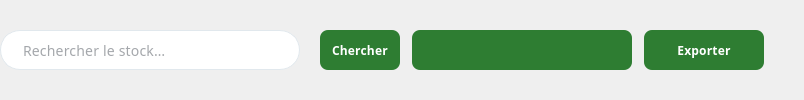
                   <widget class="QWidget" name="stockSearchAndActionsWidget" native="true">
                    <layout class="QHBoxLayout" name="stockSearchActionsLayout">
                     <property name="spacing">
                      <number>20</number>
                     </property>
                     <property name="leftMargin">
                      <number>0</number>
                     </property>
                     <property name="topMargin">
                      <number>0</number>
                     </property>
                     <property name="rightMargin">
                      <number>0</number>
                     </property>
                     <property name="bottomMargin">
                      <number>0</number>
                     </property>
                     <item>
                      <widget class="QLineEdit" name="stockSearchInput">
                       <property name="minimumSize">
                        <size>
                         <width>300</width>
                         <height>40</height>
                        </size>
                       </property>
                       <property name="maximumSize">
                        <size>
                         <width>500</width>
                         <height>40</height>
                        </size>
                       </property>
                       <property name="font">
                        <font>
                         <family>Poppins</family>
                         <pointsize>-1</pointsize>
                         <fontweight>Light</fontweight>
                        </font>
                       </property>
                       <property name="styleSheet">
                        <string notr="true">QLineEdit {
    background-color: #ffffff;
    border: 1px solid #e1e8ed;
    border-radius: 20px;
    padding: 10px 20px;
    font-size: 14px;
    color: #495057;
    font-weight: 300;
    font-family: 'Poppins', 'Segoe UI', Arial, sans-serif;
    letter-spacing: 0.2px;
}

QLineEdit:focus {
    border-color: #1da1f2;
    background-color: #fafbfc;
    outline: none;
}

QLineEdit:hover {
    border-color: #adb5bd;
}</string>
                       </property>
                       <property name="alignment">
                        <set>Qt::AlignmentFlag::AlignLeading|Qt::AlignmentFlag::AlignLeft|Qt::AlignmentFlag::AlignVCenter</set>
                       </property>
                       <property name="placeholderText">
                        <string>Rechercher le stock…</string>
                       </property>
                      </widget>
                     </item>
                     <item>
                      <widget class="QWidget" name="stockActionButtonsWidget" native="true">
                       <layout class="QHBoxLayout" name="stockActionButtonsLayout">
                        <property name="spacing">
                         <number>12</number>
                        </property>
                        <property name="leftMargin">
                         <number>0</number>
                        </property>
                        <property name="topMargin">
                         <number>0</number>
                        </property>
                        <property name="rightMargin">
                         <number>0</number>
                        </property>
                        <property name="bottomMargin">
                         <number>0</number>
                        </property>
                        <item>
                         <widget class="QPushButton" name="stockSearchBtn">
                          <property name="minimumSize">
                           <size>
                            <width>80</width>
                            <height>40</height>
                           </size>
                          </property>
                          <property name="maximumSize">
                           <size>
                            <width>80</width>
                            <height>40</height>
                           </size>
                          </property>
                          <property name="font">
                           <font>
                            <family>Poppins</family>
                            <pointsize>9</pointsize>
                            <fontweight>Medium</fontweight>
                           </font>
                          </property>
                          <property name="styleSheet">
                           <string notr="true">QPushButton {
    background-color: #2E7D32;   /* Primary green */
    color: white;
    border: none;
    border-radius: 8px;
    padding: 0px;
    font-weight: 500;
    font-family: 'Poppins', 'Segoe UI', Arial, sans-serif;
    letter-spacing: 0.2px;
}

QPushButton:hover {
    background-color: #27692B;   /* Hover green */
}

QPushButton:pressed {
    background-color: #1B5E20;   /* Pressed green */
}
</string>
                          </property>
                          <property name="text">
                           <string>Chercher</string>
                          </property>
                         </widget>
                        </item>
                        <item>
                         <widget class="QComboBox" name="stockSortCombo">
                          <property name="minimumSize">
                           <size>
                            <width>220</width>
                            <height>40</height>
                           </size>
                          </property>
                          <property name="maximumSize">
                           <size>
                            <width>360</width>
                            <height>40</height>
                           </size>
                          </property>
                          <property name="font">
                           <font>
                            <family>Poppins</family>
                            <pointsize>9</pointsize>
                            <fontweight>Medium</fontweight>
                           </font>
                          </property>
                          <property name="styleSheet">
                           <string notr="true">QComboBox {
    background-color: #2E7D32;
    color: white;
    border: none;
    border-radius: 8px;
    padding: 8px 12px;
    font-weight: 500;
    font-family: 'Poppins', 'Segoe UI', Arial, sans-serif;
    min-height: 24px;
}
QComboBox:hover { background-color: #27692B; }
QComboBox::drop-down { border: none; width: 28px; }
QComboBox QAbstractItemView {
    background-color: #ffffff;
    color: #1f2937;
    selection-background-color: #E8F5E9;
}</string>
                          </property>
                         </widget>
                        </item>
                        <item>
                         <widget class="QPushButton" name="stockExportBtn">
                          <property name="minimumSize">
                           <size>
                            <width>120</width>
                            <height>40</height>
                           </size>
                          </property>
                          <property name="maximumSize">
                           <size>
                            <width>120</width>
                            <height>40</height>
                           </size>
                          </property>
                          <property name="font">
                           <font>
                            <family>Poppins</family>
                            <pointsize>9</pointsize>
                            <fontweight>Medium</fontweight>
                           </font>
                          </property>
                          <property name="styleSheet">
                           <string notr="true">QPushButton {
    background-color: #2E7D32;   /* Primary green */
    color: white;
    border: none;
    border-radius: 8px;
    padding: 0px;
    font-weight: 500;
    font-family: 'Poppins', 'Segoe UI', Arial, sans-serif;
    letter-spacing: 0.2px;
}

QPushButton:hover {
    background-color: #27692B;   /* Hover green */
}

QPushButton:pressed {
    background-color: #1B5E20;   /* Pressed green */
}
</string>
                          </property>
                          <property name="text">
                           <string>Exporter</string>
                          </property>
                         </widget>
                        </item>
                       </layout>
                      </widget>
                     </item>
                     <item>
                      <spacer name="horizontalSpacer_stockSearch">
                       <property name="orientation">
                        <enum>Qt::Orientation::Horizontal</enum>
                       </property>
                       <property name="sizeHint" stdset="0">
                        <size>
                         <width>40</width>
                         <height>20</height>
                        </size>
                       </property>
                      </spacer>
                     </item>
                    </layout>
                   </widget>
